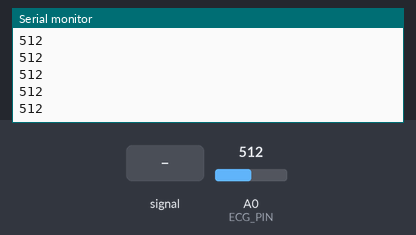
Simulated run of this sketch. Board: Arduino Uno, built with avr-gcc and run on an emulated ATmega328P. Parts: the last lines printed to the serial monitor. The test bench sets the inputs (shaded band); at power-on: A0 (ECG_PIN) = 512.

Above: at 1.2 s.
1.3 s: A0 (ECG_PIN) fed a 200 Hz sine of ±81 counts around its level
At 1.32 s:
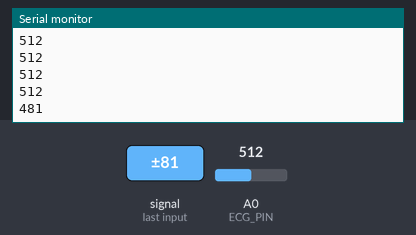
2.8 s: A0 (ECG_PIN) set to 716
At 2.83 s:
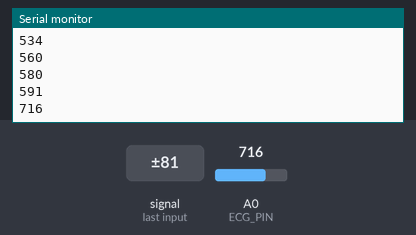
4.3 s: A0 (ECG_PIN) fed a 1000 Hz sine of ±255 counts around its level
At 4.39 s:
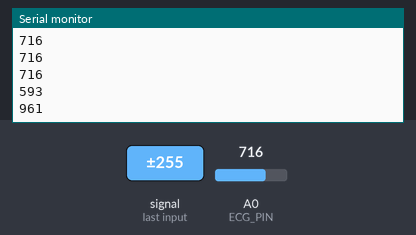
5.8 s: A0 (ECG_PIN) set to 900
At 5.8 s:
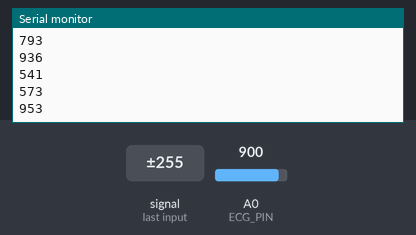
Timing chart, 0 to 8.3 s (numbered marks = the images above; inputs shaded):
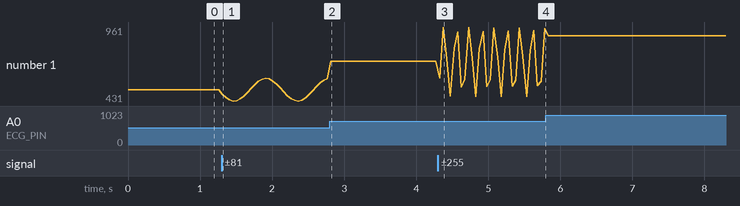

Measured:
- after the input at 1.3 s, the serial monitor: prints a new line at once (image 1)
- after the input at 2.8 s, the serial monitor: prints a new line at once (image 2)
- after the input at 4.3 s, the serial monitor: prints a new line after 0.08 s (image 3)
- plotted number 1: 512 → 591 after the input at 1.3 s, 591 → 716 after the input at 2.8 s, 716 → 953 after the input at 4.3 s, 953 → 900 after the input at 5.8 s

The sketch:

ecg_recorder.ino
```cpp
// Simple AD8232 ECG Plotter for Arduino
// Reads the analog signal and prints it over Serial
// Can be viewed on Arduino Serial Plotter (Tools > Serial Plotter)

const int ECG_PIN = A0;  // AD8232 OUTPUT connected to A0

void setup() {
  Serial.begin(9600);
  pinMode(ECG_PIN, INPUT);
}

void loop() {
  int ecgValue = analogRead(ECG_PIN);  // Read ECG analog value (0-1023)
  Serial.println(ecgValue);             // Send to serial plotter
  delay(50);                             // ~1ms delay for ~1kHz sampling
}
```
